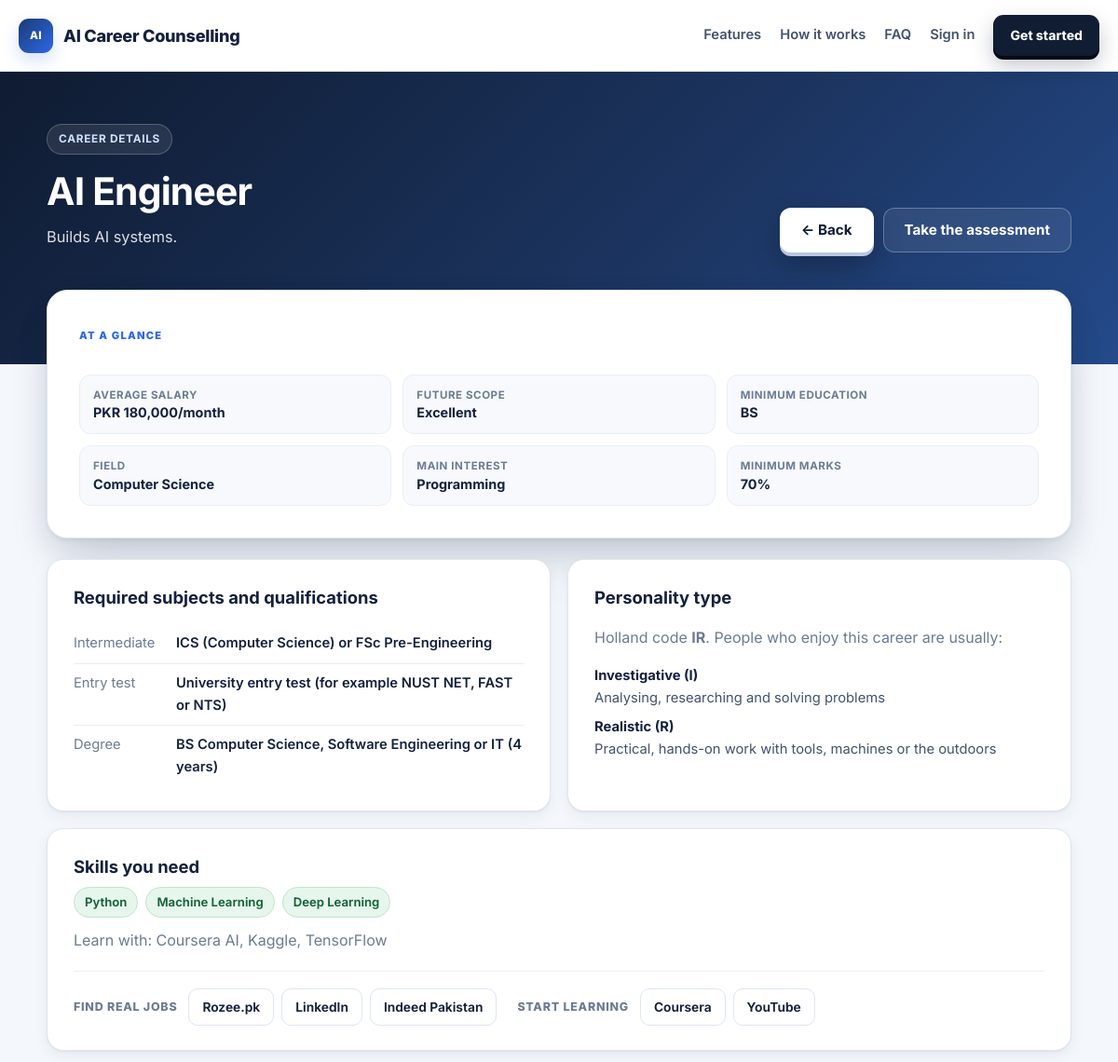
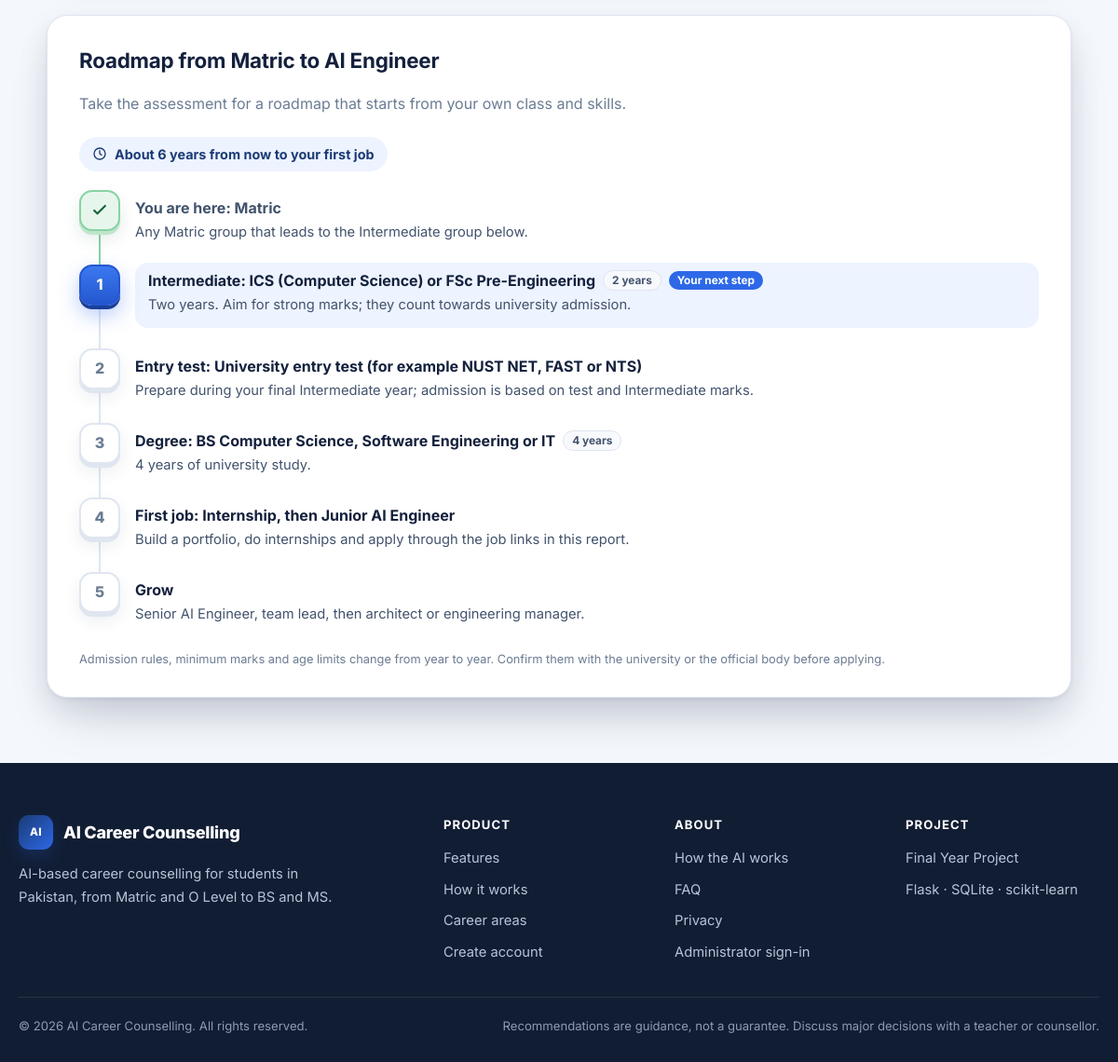
The app's page /career/2 with its own data (2 pictures, top to bottom).
### tables this page shows
CREATE TABLE Careers(
    id INTEGER PRIMARY KEY AUTOINCREMENT,
    career_name TEXT,
    education_required TEXT,
    field_required TEXT,
    minimum_percentage REAL,
    interest TEXT,
    description TEXT,
    required_skills TEXT,
    future_scope TEXT,
    average_salary TEXT,
    learning_resources TEXT
, holland_code TEXT);

### app.py (the view)
@app.route("/career/<int:career_id>")
def career_details(career_id):
    connection = get_connection()
    row = connection.execute("SELECT * FROM Careers WHERE id = ?", (career_id,)).fetchone()
    connection.close()
    if row is None:
        abort(404)
    career = dict(row)
    code = personality.code_for(career)
    roadmap = build_roadmap(career, "Matric", "", [])
    requirements = required_subjects(career)
    return render_template(
        "career.html", career=career, roadmap=roadmap, requirements=requirements,
        holland=[{"code": t, "name": personality.TYPE_INFO[t][0],
                  "about": personality.TYPE_INFO[t][1]} for t in code],
        skills=[s.strip() for s in str(career["required_skills"] or "").split(",") if s.strip()],
        links=explore_links(career["career_name"]),
    )

### Database/personality.py (called while the page is built)
def clean_code(code):
    letters = []
    for letter in str(code or "").upper():
        if letter in TYPES and letter not in letters:
            letters.append(letter)
    return "".join(letters[:3])

def code_for(career):
    code = clean_code(career.get("holland_code"))
    if code:
        return code
    name = career.get("career_name", "")
    if name in HOLLAND_CODES:
        return HOLLAND_CODES[name]
    return INTEREST_CODES.get(career.get("interest", ""), "IR")

### Database/roadmap.py (called while the page is built)
def _rank(text):
    return EDUCATION_RANK.get(str(text or "").strip().lower(), 3)

def _track_for(career):
    name = str(career.get("career_name", "")).strip().lower()
    if name in NAME_TRACK:
        return NAME_TRACK[name]
    field = str(career.get("field_required", "")).strip().lower()
    return FIELD_TRACK.get(field, "general")

def _fill(text, career, field):
    name = career.get("career_name", "")
    return (text or "").format(
        career=name,
        discipline=name.replace("Engineer", "Engineering").strip(),
        field=field or "this field",
    )

def required_subjects(career):
    track = TRACKS[_track_for(career)]
    name_key = str(career.get("career_name", "")).strip().lower()
    field = career.get("field_required") or ""
    result = {
        "intermediate": track["group"],
        "test": track.get("test"),
        "degree": _fill(DEGREE_OVERRIDE.get(name_key, track["degree"]), career, field),
        "years": track["years"],
        "stage": track.get("stage", "Degree"),
        "postgrad": None,
        "licence": [title for title, _, _ in track.get("after", [])],
    }
    if _rank(career.get("education_required")) >= 4:
        postgrad = track.get("postgrad", ("A master's degree (MS / MPhil)", 2))
        result["postgrad"] = _fill(postgrad[0], career, field)
    return result

### app.py (called while the page is built, shortened)
def get_connection():
    connection = sqlite3.connect(DB_PATH)
    connection.row_factory = sqlite3.Row
    connection.execute("PRAGMA foreign_keys = ON")
    return connection

@app.before_request
def keep_session_alive():
    if "account_id" in session:
        session.permanent = True

@app.before_request
def csrf_protect():
    if request.method != "POST":
        return None

@app.after_request
def security_headers(response):
    response.headers.setdefault("X-Content-Type-Options", "nosniff")
    response.headers.setdefault("X-Frame-Options", "DENY")
    response.headers.setdefault("Referrer-Policy", "strict-origin-when-cross-origin")
    return response

### templates/career.html (shortened to what this page needs)
{% extends "base.html" %}
{% from "_roadmap.html" import roadmap as show_roadmap %}
{% block body_class %}report-page{% endblock %}
{% block body %}
<main class="rp">
    <section class="rp-hero">
        <div class="rp-wrap rp-hero-grid">
            <div>
                <span class="eyebrow-dark">Career details</span>
                <h1>{{ career.career_name }}</h1>
                <p class="rp-sub">{{ career.description }}</p>
            </div>
            <div class="rp-actions no-print">
                <a class="btn btn-light btn-3d" href="javascript:history.back()">← Back</a>
                <a class="btn btn-ghost" href="{{ url_for('home') }}#assessment">Take the assessment</a>
            </div>
        </div>
    </section>
    <div class="rp-wrap rp-body">
        <section class="top-match depth-card cd-grid">
            <div class="tm-main">
                <span class="eyebrow">At a glance</span>
                <div class="tm-facts">
                    <div><span>Average salary</span><strong>{{ career.average_salary }}</strong></div>
                    <div><span>Future scope</span><strong>{{ career.future_scope }}</strong></div>
                    <div><span>Minimum education</span><strong>{{ career.education_required }}</strong></div>
                    <div><span>Field</span><strong>{{ career.field_required }}</strong></div>
                    <div><span>Main interest</span><strong>{{ career.interest }}</strong></div>
                    <div><span>Minimum marks</span><strong>{{ career.minimum_percentage|round|int }}%</strong></div>
                </div>
            </div>
        </section>
        <div class="cd-two">
            <section class="panel-card">
                <h3>Required subjects and qualifications</h3>
                <dl class="facts-list">
                    <div><dt>Intermediate</dt><dd>{{ requirements.intermediate }}</dd></div>
                    {% if requirements.test %}<div><dt>Entry test</dt><dd>{{ requirements.test }}</dd></div>{% endif %}
                    <div><dt>{{ requirements.stage }}</dt><dd>{{ requirements.degree }} ({{ requirements.years }} year{{ 's' if requirements.years != 1 }})</dd></div>
                </dl>
            </section>
            <section class="panel-card">
                <h3>Personality type</h3>
                <p class="muted">Holland code <b>{{ holland|map(attribute='code')|join }}</b>. People who enjoy this career are usually:</p>
                <ul class="type-list">{% for t in holland %}<li><b>{{ t.name }} ({{ t.code }})</b> {{ t.about }}</li>{% endfor %}</ul>
            </section>
        </div>
        <section class="panel-card cd-skills">
            <h3>Skills you need</h3>
            <div class="chip-row">{% for s in skills %}<span class="chip chip-have">{{ s }}</span>{% endfor %}</div>
            <p class="muted">Learn with: {{ career.learning_resources }}</p>
            <div class="rc-links no-print">
                <span>Find real jobs</span>
                {% for label, url in links.jobs %}<a class="link-btn" href="{{ url }}" target="_blank" rel="noopener noreferrer">{{ label }}</a>{% endfor %}
                <span class="sep">Start learning</span>
                {% for label, url in links.learn %}<a class="link-btn" href="{{ url }}" target="_blank" rel="noopener noreferrer">{{ label }}</a>{% endfor %}
            </div>
        </section>
        <section class="rm-section">
            <h2>Roadmap from Matric to {{ career.career_name }}</h2>
            <p class="muted">Take the assessment for a roadmap that starts from your own class and skills.</p>
            {{ show_roadmap(roadmap) }}
        </section>
    </div>
</main>
{% endblock %}

### templates/base.html (shortened to what this page needs)
<!DOCTYPE html>
<html lang="en">
<head>
    <link rel="stylesheet" href="{{ url_for('static', filename='css/style.css') }}">
    <link rel="stylesheet" href="{{ url_for('static', filename='css/auth.css') }}">
    <link rel="stylesheet" href="{{ url_for('static', filename='css/pages.css') }}">
</head>
<body class="{% block body_class %}{% endblock %}">
<header class="navbar no-print">
    <div class="nav-container">
        <a href="{{ url_for('home') }}" class="brand">
            <span class="brand-mark">AI</span>
            <span class="brand-text">AI Career Counselling</span>
        </a>
        <nav class="nav-links" aria-label="Main">
            {% if account_name %}
                <a class="plain hide-sm" href="{{ url_for('home') }}#assessment">Assessment</a>
                <a class="plain hide-sm" href="{{ url_for('history') }}">My reports</a>
                {% if is_admin %}
                <a class="admin-pill" href="{{ url_for('admin_dashboard') }}">
                    <svg viewBox="0 0 24 24" aria-hidden="true"><path d="M12 3 4 6v6c0 4.5 3.4 8.3 8 9 4.6-.7 8-4.5 8-9V6l-8-3Z"/><path d="m9 12 2 2 4-4"/></svg>
                    Admin panel
                </a>
                {% endif %}
                <details class="user-menu">
                    <summary aria-label="Account menu">
                        <span class="avatar">{{ (account_name.split()|map('first')|join|upper)[:2] }}</span>
                        <span class="hide-sm">{{ account_name.split()[0] }}</span>
                        <svg class="chev" viewBox="0 0 24 24" aria-hidden="true"><path d="m6 9 6 6 6-6"/></svg>
                    </summary>
                    <div class="menu">
                        <div class="menu-head">
                            <strong>{{ account_name }}</strong>
                            <span>{{ "Administrator" if is_admin else "Student" }}</span>
                        </div>
                        <a href="{{ url_for('home') }}#assessment">New assessment</a>
                        <a href="{{ url_for('history') }}">My reports</a>
                        <a href="{{ url_for('profile') }}">Account settings</a>
                        <a href="{{ url_for('model_info') }}">How the AI works</a>
                        {% if is_admin %}<a class="menu-admin" href="{{ url_for('admin_dashboard') }}">Admin panel</a>{% endif %}
                        <a class="menu-signout" href="{{ url_for('logout') }}">Sign out</a>
                    </div>
                </details>
            {% else %}
                <a class="plain hide-sm" href="{{ url_for('landing') }}#features">Features</a>
                <a class="plain hide-sm" href="{{ url_for('landing') }}#how">How it works</a>
                <a class="plain hide-sm" href="{{ url_for('landing') }}#faq">FAQ</a>
                <a class="plain" href="{{ url_for('login') }}">Sign in</a>
                <a class="nav-button btn-3d" href="{{ url_for('signup') }}">Get started</a>
            {% endif %}
        </nav>
    </div>
</header>
{% block body %}{% endblock %}
<footer class="site-footer no-print">
    <div class="site-footer-inner">
        <div class="footer-brand">
            <a href="{{ url_for('home') }}" class="brand">
                <span class="brand-mark">AI</span>
                <span class="brand-text">AI Career Counselling</span>
            </a>
            <p>AI-based career counselling for students in Pakistan, from Matric and O Level to BS and MS.</p>
        </div>
        <div class="footer-col">
            <h4>Product</h4>
            <a href="{{ url_for('landing') }}#features">Features</a>
            <a href="{{ url_for('landing') }}#how">How it works</a>
            <a href="{{ url_for('landing') }}#careers">Career areas</a>
            <a href="{{ url_for('signup') }}">Create account</a>
        </div>
        <div class="footer-col">
            <h4>About</h4>
            <a href="{{ url_for('model_info') }}">How the AI works</a>
            <a href="{{ url_for('landing') }}#faq">FAQ</a>
            <a href="{{ url_for('landing') }}#privacy">Privacy</a>
            <a href="{{ url_for('admin_login') }}">Administrator sign-in</a>
        </div>
        <div class="footer-col">
            <h4>Project</h4>
            <span>Final Year Project</span>
            <span>Flask · SQLite · scikit-learn</span>
        </div>
    </div>
    <div class="site-footer-bottom">
        <span>© 2026 AI Career Counselling. All rights reserved.</span>
        <span>Recommendations are guidance, not a guarantee. Discuss major decisions with a teacher or counsellor.</span>
    </div>
</footer>
</body>
</html>

### templates/_roadmap.html (shortened to what this page needs)
{% macro roadmap(rm) %}
{% if rm %}
<div class="roadmap">
    <p class="rm-summary">
        <svg viewBox="0 0 24 24" aria-hidden="true"><circle cx="12" cy="12" r="9"/><path d="M12 7v5l3 2"/></svg>
        {{ rm.summary }}
    </p>
    <ol class="rm-steps">
        {% for s in rm.steps %}
        <li class="rm-step rm-{{ s.kind }}{{ ' done' if s.done }}{{ ' current' if s.current }}">
            <span class="rm-dot" aria-hidden="true">
                {% if s.done %}<svg viewBox="0 0 24 24"><path d="m5 12 4 4 10-10"/></svg>{% else %}{{ loop.index0 }}{% endif %}
            </span>
            <div class="rm-body">
                <div class="rm-title">
                    <span>{{ s.title }}</span>
                    {% if s.years %}<span class="rm-years">{{ s.years }} year{{ 's' if s.years != 1 }}</span>{% endif %}
                    {% if s.current %}<span class="rm-now">Your next step</span>{% endif %}
                </div>
                <p>{{ s.detail }}</p>
            </div>
        </li>
        {% endfor %}
    </ol>
    <p class="rm-note">Admission rules, minimum marks and age limits change from year to year. Confirm them with the university or the official body before applying.</p>
</div>
{% endif %}
{% endmacro %}

### static/css/style.css (style rules this page uses)
:root { --ink: #14213d; --ink-soft: #42536d; --muted: #6b7c93; --line: #dfe6f0; --line-soft: #e9eef5; --surface: #ffffff; --surface-soft: #f7f9fd; --page: #f4f7fb; --blue: #2d68e8; --blue-dark: #1b3b74; --blue-soft: #edf3ff; --navy: #111d33; --shadow-sm: 0 8px 24px rgba(16, 34, 69, 0.06); --shadow-md: 0 18px 45px rgba(16, 34, 69, 0.09); --shadow-lg: 0 28px 70px rgba(16, 34, 69, 0.14); --radius-lg: 22px; --radius-md: 15px; }
* { box-sizing: border-box; }
html { scroll-behavior: smooth; }
body { margin: 0; font-family: Inter, ui-sans-serif, -apple-system, BlinkMacSystemFont, "Segoe UI", Arial, sans-serif; color: var(--ink); background: var(--page); line-height: 1.6; }
a { color: inherit; text-decoration: none; }
.navbar { position: sticky; top: 0; z-index: 1000; background: rgba(255,255,255,0.96); border-bottom: 1px solid rgba(223,230,240,0.85); backdrop-filter: blur(16px); }
.nav-container { width: min(1180px, calc(100% - 40px)); min-height: 76px; margin: 0 auto; display: flex; align-items: center; justify-content: space-between; gap: 20px; }
.brand { display: inline-flex; align-items: center; gap: 11px; font-weight: 800; }
.brand-mark { width: 37px; height: 37px; display: inline-flex; align-items: center; justify-content: center; border-radius: 11px; background: linear-gradient(135deg, #1b3b74, #2d68e8); color: #fff; font-size: 0.73rem; letter-spacing: 0.4px; box-shadow: 0 8px 18px rgba(45,104,232,0.20); }
.brand-text { font-size: 1.13rem; letter-spacing: -0.25px; }
.nav-button { display: inline-flex; align-items: center; gap: 9px; min-height: 44px; padding: 0 18px; border-radius: 11px; background: var(--navy); color: #fff; font-size: 0.88rem; font-weight: 750; transition: transform .2s ease, background .2s ease, box-shadow .2s ease; }
.eyebrow, .detail-kicker, .career-kicker { color: var(--blue); font-size: .7rem; font-weight: 850; letter-spacing: 1.2px; }

### static/css/auth.css (style rules this page uses)
.nav-links { display:flex;align-items:center;gap:16px }
.nav-links a.plain { font-weight:650;color:var(--ink-soft);font-size:.9rem }
.muted { color:var(--muted) }
.chip-row { display:flex;flex-wrap:wrap;gap:8px }
.chip { padding:5px 11px;border-radius:99px;font-size:.82rem;font-weight:650 }
.chip-have { background:#e7f6ec;color:#17643a;border:1px solid #bfe5cc }

### records on screen
Careers: career_name "AI Engineer", description "Builds AI systems.", average_salary "PKR 180,000/month", future_scope "Excellent", education_required "BS", field_required "Computer Science", interest "Programming", minimum_percentage "70", learning_resources "Coursera AI, Kaggle, TensorFlow"

### other values on screen
{{ requirements.intermediate }} "ICS (Computer Science) or FSc Pre-Engineering"
{{ requirements.test }} "University entry test (for example NUST NET, FAST or NTS)"
{{ requirements.stage }} "Degree"
{{ requirements.degree }} "BS Computer Science, Software Engineering or IT"
{{ requirements.years }} "4"
{{ 's' if requirements.years != 1 }} "s"
{{ holland|map(attribute='code')|join }} "IR"
{{ t.name }} "Investigative" "Realistic"
{{ t.code }} "I" "R"
{{ t.about }} "Analysing, researching and solving problems" "Practical, hands-on work with tools, machines or the outdoors"
{{ s }} "Python" "Machine Learning" "Deep Learning"
{{ label }} "Rozee.pk" "LinkedIn" "Indeed Pakistan"
{{ label }} "Coursera" "YouTube"
{{ rm.summary }} "About 6 years from now to your first job"
{{ s.title }} "You are here: Matric" "Intermediate: ICS (Computer Science) or FSc Pre-Engineering" "Entry test: University entry test (for example NUST NET, FAST or NTS)" "Degree: BS Computer Science, Software Engineering or IT" "First job: Internship, then Junior AI Engineer" "Grow"
